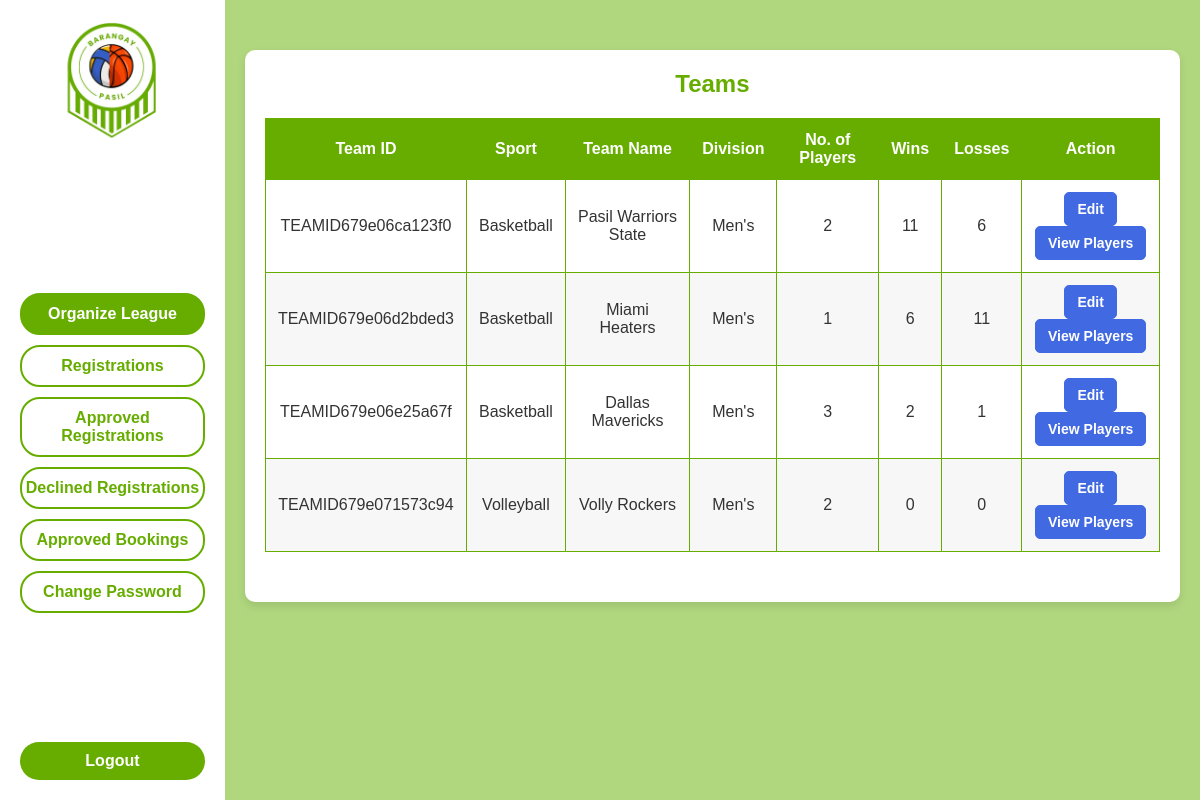
The page /organizer/organizer_view_teams.php (signed in) on the database its author committed.
### tables this page shows
CREATE TABLE `bpslo_teams` (
  `id` int(11) NOT NULL,
  `team_id` varchar(255) NOT NULL,
  `team_name` varchar(255) NOT NULL,
  `sport` varchar(255) NOT NULL,
  `division` varchar(255) NOT NULL,
  `player_count` int(11) NOT NULL,
  `wins` int(11) NOT NULL,
  `losses` int(11) NOT NULL
);

### organizer/organizer_view_teams.php (the view, shortened to what this page needs)
<?php
    require_once '../db_connection.php';
    $teamsQuery = "SELECT * FROM bpslo_teams";
    $teamResult = $mysqli->query($teamsQuery);
?>
<!DOCTYPE html>
<html lang="en">
<head>
    <link rel="stylesheet" href="..//ostyles/organizer_view_teams.css">
</head>
<body>
    <div class="container">
        <aside class="sidebar">
        <a href="../organizer/organizer_dashboard.php">
                <img src="../images/logo.png" alt="Sports League Organizer Logo" class="logo">
            </a>
            <div class="nav-buttons">
                <button class="nav-btn selected">Organize League</button>
                <button class="nav-btn" onclick="window.location.href='../organizer/organizer_registrations.php'">Registrations</button>
                <button class="nav-btn" onclick="window.location.href='../organizer/organizer_registrations_approved.php'">Approved Registrations</button>
                <button class="nav-btn" onclick="window.location.href='../organizer/organizer_registrations_declined.php'">Declined Registrations</button>
                <button class="nav-btn" onclick="window.location.href='../organizer/organizer_bookings_approved.php'">Approved Bookings</button>
                <button class="nav-btn" onclick="window.location.href='../organizer/organizer_change_password.php'">Change Password</button>
            </div>
            <form id="logout-form" method="POST" action="../organizer/logout.php">
                <button type="submit" class="logout-btn">Logout</button>
            </form>
        </aside>
        <main class="main-content">
            <div class="table-container">
                <h2>Teams</h2>
                <table>
                    <thead>
                        <tr>
                            <th>Team ID</th>
                            <th>Sport</th>
                            <th>Team Name</th>
                            <th>Division</th>
                            <th>No. of Players</th>
                            <th>Wins</th>
                            <th>Losses</th>
                            <th>Action</th>
                        </tr>
                    </thead>
                    <tbody>
                        <?php while ($row = $teamResult->fetch_assoc()): ?>
                            <tr>
                                <td><?php echo $row['team_id']; ?></td>
                                <td><?php echo $row['sport']; ?></td>
                                <td><?php echo $row['team_name']; ?></td>
                                <td><?php echo $row['division']; ?></td>
                                <td><?php echo $row['player_count']; ?></td>
                                <td><?php echo $row['wins']; ?></td>
                                <td><?php echo $row['losses']; ?></td>
                                <td>
                                    <a class="new-edit-btn" href="../organizer/organizer_edit_team.php?id=<?php echo $row['id']; ?>" class="edit-btn">Edit</a>
                                    <a class="new-edit-btn" href="../organizer/organizer_team_players_view.php?id=<?php echo $row['team_id']; ?>" class="edit-btn">View Players</a>
                                </td>
                            </tr>
                        <?php endwhile; ?>
                    </tbody>
                </table>
            </div>
        </main>
    </div>
</body>
</html>

### ostyles/organizer_view_teams.css (style rules this page uses)
:root { --light-green: #B0D77E; --green: #66AD00; --white: #FFFFFF; --font-family: 'Poppins', sans-serif; }
* { margin: 0; padding: 0; box-sizing: border-box; font-family: var(--font-family); }
body, html { height: 100%; font-size: 16px; color: #333; background-color: var(--light-green); }
.container { display: flex; height: 100vh; }
.sidebar { background-color: var(--white); padding: 20px; width: 250px; display: flex; flex-direction: column; align-items: center; gap: 10px; }
.logo { width: 120px; margin-bottom: 20px; }
.nav-buttons { width: 100%; flex-grow: 1; display: flex; flex-direction: column; gap: 10px; justify-content: center; }
.nav-btn { width: 100%; padding: 10px 0; border: 2px solid var(--green); background-color: var(--white); color: var(--green); font-size: 16px; font-weight: bold; text-align: center; border-radius: 20px; cursor: pointer; transition: background-color 0.3s, color 0.3s; }
.nav-btn, .logout-btn { width: 100%; padding: 10px 0; border: 2px solid var(--green); background-color: var(--white); color: var(--green); font-size: 16px; font-weight: bold; text-align: center; border-radius: 20px; cursor: pointer; transition: background-color 0.3s, color 0.3s; }
.selected { background-color: var(--green); color: var(--white); }
.logout-btn { margin-top: auto; background-color: var(--green); color: var(--white); border: none; }
.main-content { flex-grow: 1; padding: 20px; background-color: var(--light-green); }
.table-container { max-width: 1200px; margin: 30px auto; padding: 20px; background-color: var(--white); border-radius: 10px; box-shadow: 0 4px 8px rgba(0, 0, 0, 0.1); }
h2 { text-align: center; color: var(--green); margin-bottom: 20px; }
table { width: 100%; border-collapse: collapse; margin-bottom: 30px; }
table, th, td { border: 1px solid var(--green); }
th, td { padding: 12px; text-align: center; }
th { background-color: var(--green); color: var(--white); }
tr:nth-child(even) { background-color: #f7f7f7; }
#logout-form { width: 100%; text-align: center; }
.logout-btn { margin-top: auto; background-color: var(--green); color: var(--white); border: none; padding: 10px 20px; font-size: 16px; cursor: pointer; border-radius: 20px; width: 100%; display: inline-block; text-align: center; transition: background-color 0.3s ease, color 0.3s ease, border 0.3s ease; }

### organizer/organizer_view_teams.php (style rules this page uses)
.new-edit-btn, .new-decline-btn { display: inline-block; padding: 8px 12px; font-size: 14px; font-weight: bold; text-decoration: none; border-radius: 5px; transition: background-color 0.3s ease, color 0.3s ease; border: solid 1px; cursor: pointer; }
.new-edit-btn { background-color: royalblue; color: white; border-color: royalblue; }

### rows shown on the page
bpslo_teams: team "TEAMID679e06ca123f0", sport "Basketball", team_name "Pasil Warriors State", division "Men's", player_count "2", wins "11", losses "6"
bpslo_teams: team "TEAMID679e06d2bded3", sport "Basketball", team_name "Miami Heaters", division "Men's", player_count "1", wins "6", losses "11"
bpslo_teams: team "TEAMID679e06e25a67f", sport "Basketball", team_name "Dallas Mavericks", division "Men's", player_count "3", wins "2", losses "1"
bpslo_teams: team "TEAMID679e071573c94", sport "Volleyball", team_name "Volly Rockers", division "Men's", player_count "2", wins "0", losses "0"
